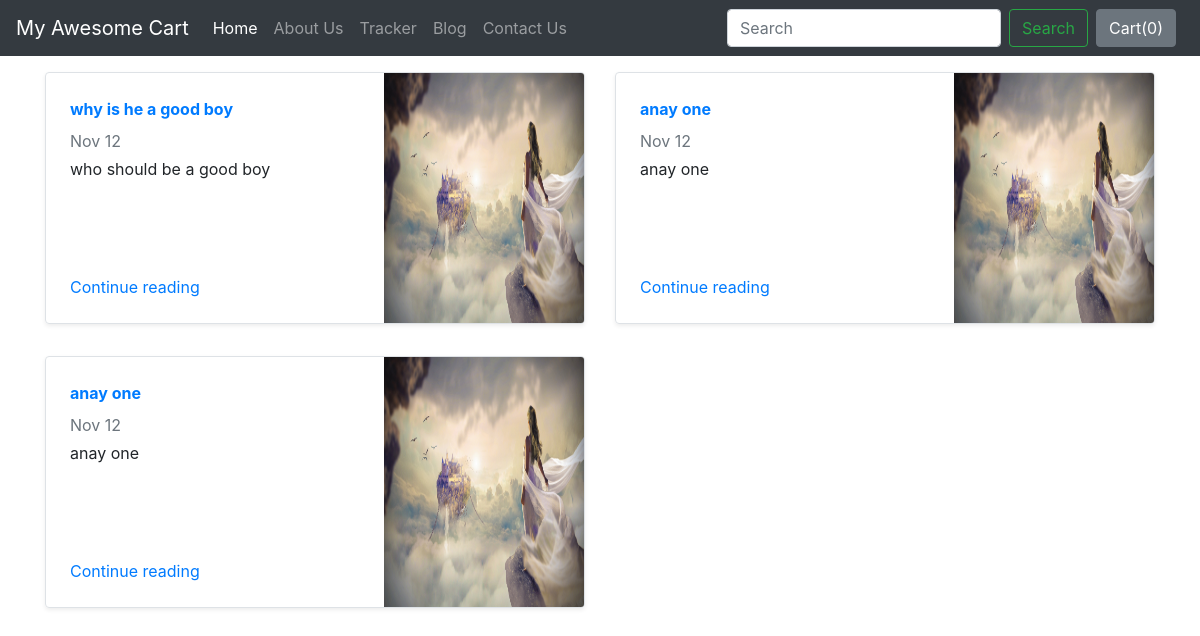
Screenshot of /blog/ with the database file from the repository.
### blog/models.py (models this page shows)
class Blogpost(models.Model):
    post_id = models.AutoField(primary_key=True)
    title = models.CharField(max_length=50)
    head0 = models.CharField(max_length=500, default="")
    chead0 = models.CharField(max_length=5000, default="")
    head1 = models.CharField(max_length=500, default="")
    chead1 = models.CharField(max_length=5000, default="")
    head2 = models.CharField(max_length=500, default="")
    chead2 = models.CharField(max_length=5000, default="")
    pub_date = models.DateField()
    thumbnail = models.ImageField(upload_to='shop/images', default="")
    def __str__(self):
        return self.title

### blog/views.py (the view)
# urls.py: path("",views.index,name="BlogHome"),
def index(request):
    myposts = Blogpost.objects.all()
    print(myposts)
    return render(request,'blog/index.html', {'myposts':myposts})

### blog/templates/blog/index.html (shortened to what this page needs)
{%extends 'blog/basic.html'%}
{%block body%}
<div class="container mt-3">
    <div class="row my-2">
        {% for item in myposts %}
        <div class="col-md-6">
            <div class="row no-gutters border rounded overflow-hidden flex-md-row mb-4 shadow-sm h-md-250 position-relative">
                <div class="col p-4 d-flex flex-column position-static">
                    <strong class="d-inline-block mb-2 text-primary">{{item.head0}}</strong>
                    <div class="mb-1 text-muted">Nov 12</div>
                    <p class="card-text mb-auto">{{item.head1}}</p>
                    <a href="blogpost/{{item.post_id}}" class="stretched-link">Continue reading</a>
                </div>
                <div class="col-auto d-none d-lg-block">
                    <img src="/media/{{item.thumbnail}}" class="bd-placeholder-img" width="200" height="250"
                    aria-label="Placeholder: Thumbnail"/>
                </div>
            </div>
        </div>
        {% if forloop.counter|divisibleby:2%}
    </div>
    <div class="row my-2">
        {%endif%}
        {%endfor%}</div>
</div>
{%endblock%}

### rows the page displays
Blogpost: head0 "why is he a good boy", head1 "who should be a good boy", thumbnail (picture)
Blogpost: head0 "anay one", head1 "anay one", thumbnail (picture)
Blogpost: head0 "anay one", head1 "anay one", thumbnail (picture)
